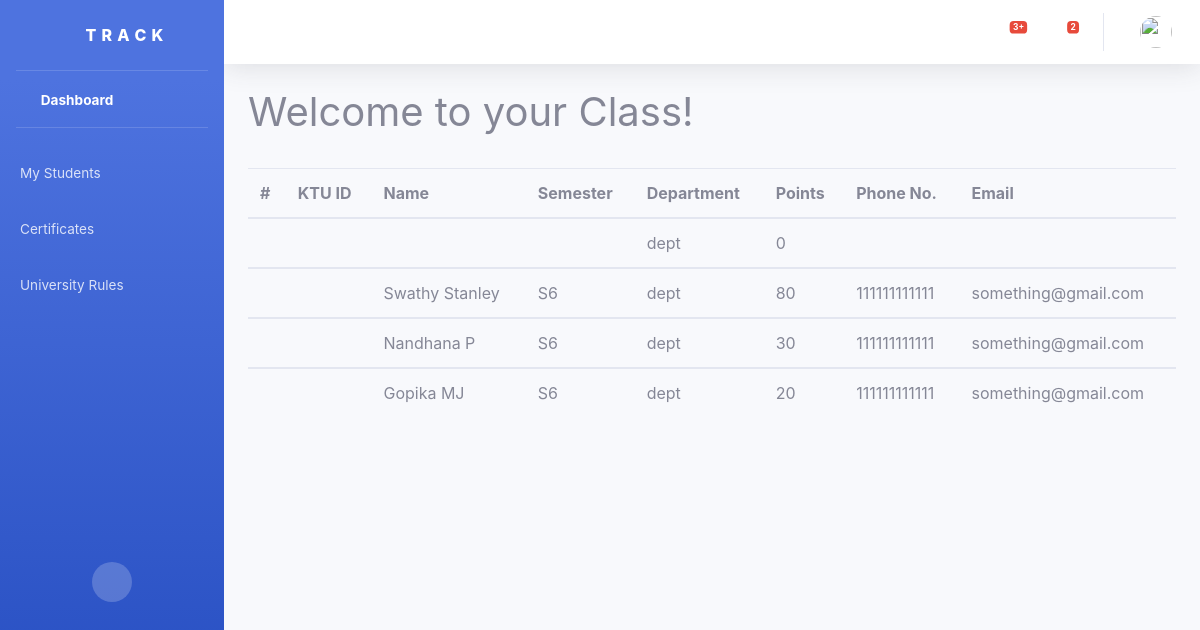
/auth/teacher/mystudents/, run on the app's committed database.
### authentication/models.py (models this page shows, shortened)
class StudentProfile(models.Model):
    user = models.OneToOneField(User, on_delete=models.CASCADE, related_name="student_profile")
    ktu_id = models.CharField(max_length=12, default="")
    student_profile_pic = models.ImageField(upload_to="templates/student_profile_pic",blank=True)
    name = models.CharField(max_length=100, default="")
    email = models.EmailField()
    ph = models.CharField(max_length=12, default="")
    sem = models.CharField(max_length=2, default="")
    dept = models.CharField(max_length=50, default="")
    points = models.IntegerField(default=0)
    passout_year = models.CharField(max_length=4)
    role = models.CharField(max_length=10, default="")

### authentication/views.py (the view)
# urls.py: path('teacher/mystudents/', views.studentsInClass, name="studentsInClass"),
def studentsInClass(request):
    student_list  = StudentProfile.objects.all()
    return render(request, 'teacherTemplate/mystudents.html', { 'student_list':student_list } )

### authentication/templates/teacherTemplate/mystudents.html (shortened to what this page needs)
{% load static %}
<!DOCTYPE html>
<html lang="en">
<head>
    <link href="{% static "vendor/fontawesome-free/css/all.min.css" %}" rel="stylesheet" type="text/css">
    {%block custom_css%}
    <link href="{%static "css/sb-admin-2.min.css" %}" rel="stylesheet">
    {%endblock custom_css%}
</head>
<body id="page-top">
    <div id="wrapper">
        {%include 'teacherTemplate/sidebar.html'%}
        <div id="content-wrapper" class="d-flex flex-column">
            <div id="content">
                {%include 'teacherTemplate/topbar.html'%}
                <div class="container">
                    {% block main_content%}
                    <h1>Welcome to your Class!</h1>
                    <br/>
                        <table class="table" style="counter-reset: row-num;">
                            <thead>
                              <tr >
                                <th scope="col">#</th>
                                <th scope="col">KTU ID</th>
                                <th scope="col">Name</th>
                                <th scope="col">Semester</th>
                                <th scope="col">Department</th>
                                <th scope="col">Points</th>
                                <th scope="col">Phone No.</th>
                                <th scope="col">Email</th>
                              </tr>
                            </thead>
                            {% for student in student_list %}
                            <tbody>
                              <tr style="counter-reset: row-num;">
                                <th scope="row"></th>
                                <td>{{ student.ktu_id }}</td>
                                <td>{{ student.name }}</td>
                                <td>{{ student.sem }}</td>
                                <td>{{ student.dept }}</td>
                                <td>{{ student.points }}</td>
                                <td>{{ student.ph }}</td>
                                <td>{{ student.email }}</td>
                              </tr>
                            </tbody>
                            {% endfor %}
                          </table>
                    {%endblock main_content%}
                </div>
            </div>
        </div>
    </div>
</body>
</html>

### authentication/templates/teacherTemplate/sidebar.html (shortened to what this page needs)
<ul class="navbar-nav bg-gradient-primary sidebar sidebar-dark accordion" id="accordionSidebar">
    <a class="sidebar-brand d-flex align-items-center justify-content-center" href="admin_home.html">
        <div class="sidebar-brand-icon rotate-n-15">
            <i class="fas fa-laugh-wink"></i>
        </div>
        <div class="sidebar-brand-text mx-3">T R A C K</div>
    </a>
    <hr class="sidebar-divider my-0">
    <li class="nav-item active">
        <a class="nav-link" href="{% url 'teacher info'%}">
            <i class="fas fa-fw fa-tachometer-alt"></i>
            <span>Dashboard</span></a>
    </li>
    <hr class="sidebar-divider">
    <li class="nav-item">
        <a class="nav-link collapsed" href="{% url 'studentsInClass' %}">
            <span>My Students</span>
        </a>
    </li>
    <li class="nav-item">
        <a class="nav-link collapsed" href="{% url 'certify'%}" >
            <span>Certificates </span>
        </a>
    </li>
    <li class="nav-item">
        <a class="nav-link collapsed" href="{%url 'rules' %}" >
            <span>University Rules</span>
        </a>
    </li>
    <div class="text-center d-none d-md-inline">
        <button class="rounded-circle border-0" id="sidebarToggle" style="margin-top: 250px;"></button>
    </div>
</ul>

### authentication/templates/teacherTemplate/topbar.html (shortened to what this page needs)
<nav class="navbar navbar-expand navbar-light bg-white topbar mb-4 static-top shadow" style="height: 8vh;">
    <ul class="navbar-nav ml-auto">
        <li class="nav-item dropdown no-arrow mx-1">
            <a class="nav-link dropdown-toggle" href="#" id="alertsDropdown" role="button"
                data-toggle="dropdown" aria-haspopup="true" aria-expanded="false">
                <i class="fas fa-bell fa-fw"></i>
                <span class="badge badge-danger badge-counter">3+</span>
            </a>
        </li>
        <li class="nav-item dropdown no-arrow mx-1">
            <a class="nav-link dropdown-toggle" href="#" id="messagesDropdown" role="button"
                data-toggle="dropdown" aria-haspopup="true" aria-expanded="false">
                <i class="fas fa-envelope fa-fw"></i>
                <span class="badge badge-danger badge-counter">2</span>
            </a>
        </li>
        <li class="nav-item dropdown no-arrow">
            <a class="nav-link dropdown-toggle" href="#" id="userDropdown" role="button"
                data-toggle="dropdown" aria-haspopup="true" aria-expanded="false">
                <img class="img-profile rounded-circle"
                    src="http://localhost:8000/{{data.dp.url}}">
            </a>
        </li>
    </ul>
</nav>

### data on the page
StudentProfile: dept "dept", points "0"
StudentProfile: name "Swathy Stanley", sem "S6", dept "dept", points "80", ph "111111111111", email "something@gmail.com"
StudentProfile: name "Nandhana P", sem "S6", dept "dept", points "30", ph "111111111111", email "something@gmail.com"
StudentProfile: name "Gopika MJ", sem "S6", dept "dept", points "20", ph "111111111111", email "something@gmail.com"
